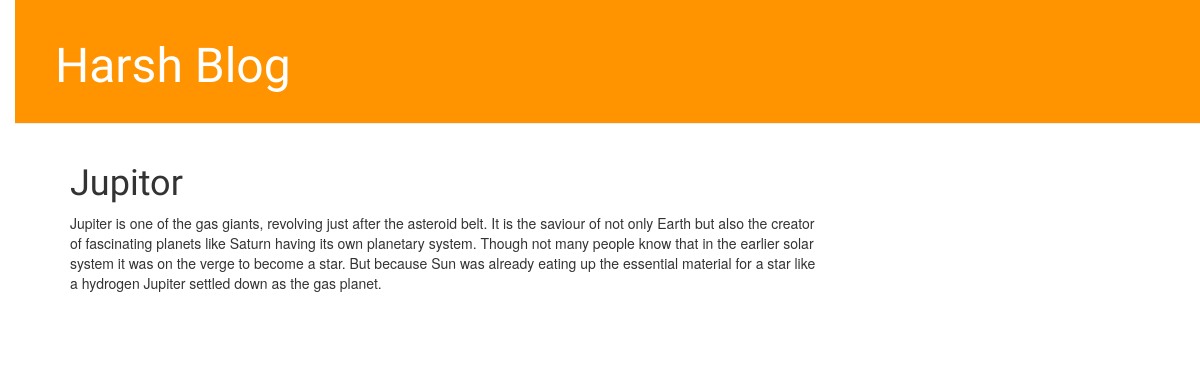
The app's page /post/1/ with its own data.
### blog/models.py (models this page shows, shortened)
class Post(models.Model):
    author = models.ForeignKey('auth.User')
    title = models.CharField(max_length=200)
    text = models.TextField()
    created_date = models.DateTimeField(
            default=timezone.now)
    published_date = models.DateTimeField(
            blank=True, null=True)

### blog/views.py (the view)
def post_detail(request,pk):
    post = get_object_or_404(Post, pk=pk)
    return render(request, 'blog/post_detail.html', {'post': post})

### blog/templates/blog/post_detail.html (shortened to what this page needs)
{% extends 'blog/base.html' %}
{% block content %}
    <div class="post">
        <h1>{{ post.title }}</h1>
        <p>{{ post.text|linebreaksbr }}</p>
    </div>
{% endblock %}

### blog/templates/blog/base.html (shortened to what this page needs)
{% load staticfiles %}
<html>
    <head>
    <link rel="stylesheet" href="//maxcdn.bootstrapcdn.com/bootstrap/3.2.0/css/bootstrap.min.css">
<link rel="stylesheet" href="//maxcdn.bootstrapcdn.com/bootstrap/3.2.0/css/bootstrap-theme.min.css">
<link rel="stylesheet" href="{% static 'css/blog.css' %}">
    </head>
       <body>
    <div class="page-header">
        <h1><a href="/">Harsh Blog</a></h1>
    </div>
    <div class="content container">
        <div class="row">
            <div class="col-md-8">
            {% block content %}
            {% endblock %}
            </div>
        </div>
    </div>
</body>
</html>

### blog/static/css/blog.css (style rules this page uses)
h1 a { color: #FCA205; font-family: 'Lobster'; }
body { padding-left: 15px; }
.page-header { background-color: #ff9400; margin-top: 0; padding: 20px 20px 20px 40px; }
.page-header h1, .page-header h1 a, .page-header h1 a:visited, .page-header h1 a:active { color: #ffffff; font-size: 36pt; text-decoration: none; }
.content { margin-left: 40px; }
h1, h2, h3, h4 { font-family: 'Lobster', cursive; }
.post { margin-bottom: 70px; }

### records on screen
Post: title "Jupitor", text "Jupiter is one of the gas giants, revolving just after the asteroid belt. It is the saviour of not only Earth but also the creator of fascinating planets like Saturn having its own planetary system. Though not many people know that in the earlier solar system it was on the verge to become a star. But because Sun was already eating up the essential material for a star like a hydrogen Jupiter settled down as the gas planet."
